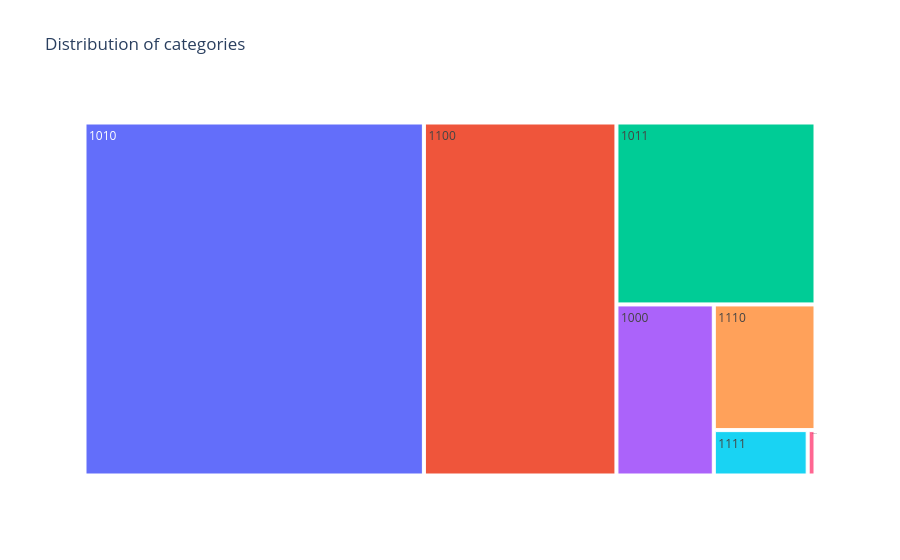

Notebook code for this chart:
### Code cell
import pandas as pd
import plotly.express as px

plot_df = counts.rename_axis("group").reset_index(name="count")
plot_df["group"] = plot_df["group"].astype(str)

fig = px.treemap(
    plot_df,
    path=["group"],
    values="count",
    title="Distribution of categories",
)

fig.show()

### Figure 1 — Plotly figure (JSON) as saved in the notebook; plotly's stock layout.template omitted (floating-point values rounded to 4 significant figures)
{"data": [{"branchvalues": "total", "domain": {"x": [0.0, 1.0], "y": [0.0, 1.0]}, "hovertemplate": "labels=%{label}<br>count=%{value}<br>parent=%{parent}<br>id=%{id}<extra></extra>", "ids": ["1010", "1100", "1011", "1000", "1110", "1111", "1001"], "labels": ["1010", "1100", "1011", "1000", "1110", "1111", "1001"], "name": "", "parents": ["", "", "", "", "", "", ""], "values": [3712.0, 2106.0, 1122.0, 516.0, 396.0, 132.0, 11.0], "type": "treemap"}], "layout": {"legend": {"tracegroupgap": 0}, "title": {"text": "Distribution of categories"}}}
